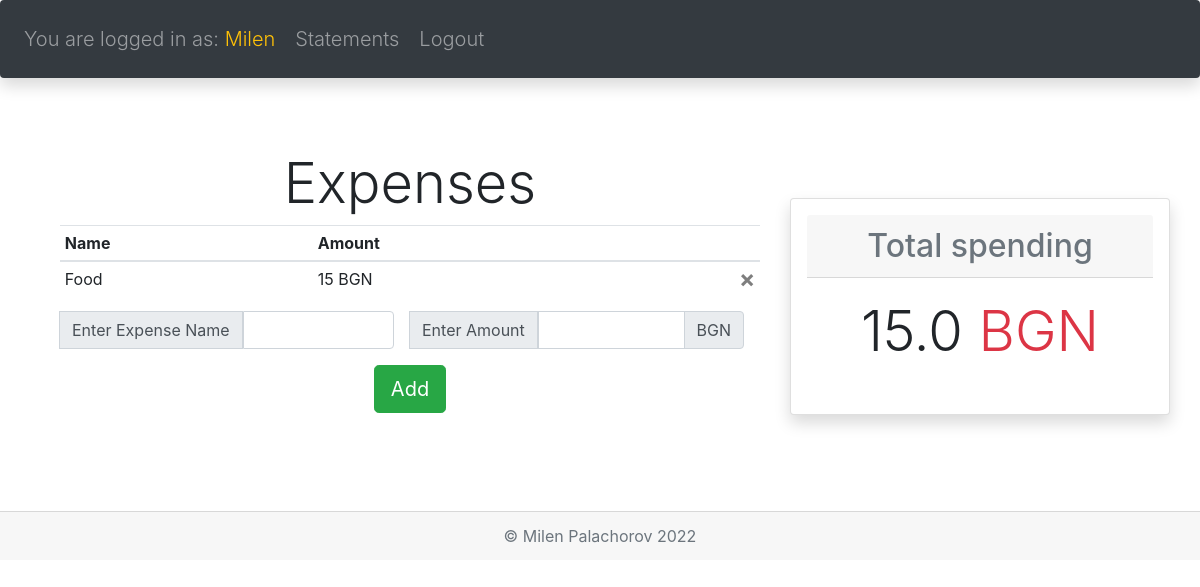
The page /home (signed in) on the database as committed earlier.
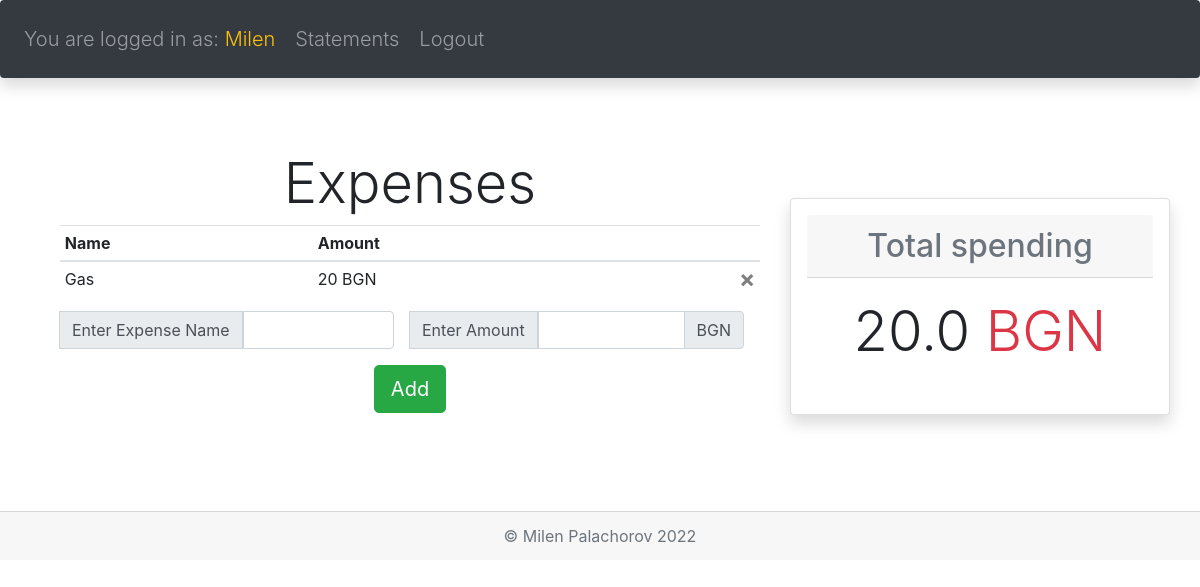
The same page on the database as committed later.
### financetracker/models.py (models this page shows)
class Expense(db.Model):
    id = db.Column(db.Integer, primary_key=True)
    expense_name = db.Column(db.String(150))
    expense_amount = db.Column(db.String(15))
    user_id = db.Column(db.Integer, db.ForeignKey('user.id'))

### financetracker/views.py (the view, shortened to what this page needs)
@views.route('/home', methods=['GET', 'POST'])
@login_required
def home():
    query = Expense.query.all()
    total = 0
    for expense in query:
        if expense.user_id == current_user.id:
            total += float(expense.expense_amount)
    return render_template('home.html', user=current_user, total=round(total, 3))

### financetracker/__init__.py (called while the page is built)
def create_app():
    app = Flask(__name__)
    app.config['SECRET_KEY'] = 'zHyouxw7ztlfgkUV6RfLYY4pifWvT8CD'
    app.config['SQLALCHEMY_DATABASE_URI'] = f'sqlite:///{DB_NAME}'
    app.config['UPLOAD_FOLDER'] = UPLOAD_FOLDER
    @app.route('/')
    def home():
        return redirect(url_for('views.home'))
    db.init_app(app)
    login_manager = LoginManager()
    login_manager.login_view = 'auth.login'
    login_manager.init_app(app)
    @login_manager.user_loader
    def load_user(id):
        return User.query.get(int(id))
    from .views import views
    from .auth import auth
    app.register_blueprint(views, url_prefix='/')
    app.register_blueprint(auth, url_prefix='/')
    from .models import User
    create_database(app)
    migrate = Migrate(app, db)
    return app

### financetracker/templates/home.html
{% extends 'base.html' %} {% block title %}Home{% endblock %}
{% block content %}
<div class="row">
    <div class="col-md-8">
        <div class="container-fluid">
            <h4 class='display-4' align="center">Expenses</h4>
            <table class="table table-sm table-hover">
                <thead>
                <tr>
                    <th scope="col">Name</th>
                    <th scope="col">Amount</th>
                    <th></th>
                </tr>
                </thead>
                <tbody>
                {% for expense in user.expenses %}
                <tr>
                    <td> {{ expense.expense_name }}</td>
                    <td>{{ expense.expense_amount }} BGN</td>
                    <td><a class="close" href="{{url_for('views.delete',id=expense.id)}}">&times;</a></td>
                </tr>
                {% endfor %}
                </tbody>
            </table>
            <form class="form-group" method="POST">
                <div class="d-flex mb-3">
                    <div class="input-group mr-3">
                        <div class="input-group-append">
                            <span class="input-group-text">Enter Expense Name</span>
                        </div>
                        <input type="text" class="form-control" aria-label="Amount" id="expense_name"
                               name="expense_name">
                    </div>
                    <div class="input-group mr-3">
                        <div class="input-group-append">
                            <span class="input-group-text">Enter Amount</span>
                        </div>
                        <input type="text" class="form-control" aria-label="Amount" id="expense_amount"
                               name="expense_amount">
                        <div class="input-group-append">
                            <span class="input-group-text">BGN</span>
                        </div>
                    </div>
                </div>
                <button type="submit" class="btn btn-success btn-lg d-flex mx-auto mb-5">Add</button>
            </form>
        </div>
    </div>
    <div class="card col-md-4 my-5 mh-100 h-50 d-inline-block shadow p-3 mb-5 bg-body rounded">
        <h2 class="card-header bd-title text-secondary" align="center">Total spending</h2>
        <div class="card-body" align="center">
            <h5 class="card-title display-4">{{ total }} <span class="text-danger">BGN</span></h5>
        </div>
    </div>
</div>
    {% endblock %}

Rows that differ between the two databases and show on the page:
removed Expense: expense_name "Food", expense_amount "15"
added Expense: expense_name "Gas", expense_amount "20"
Other text that changed with them:
{{ total }}: "15.0" → "20.0"
